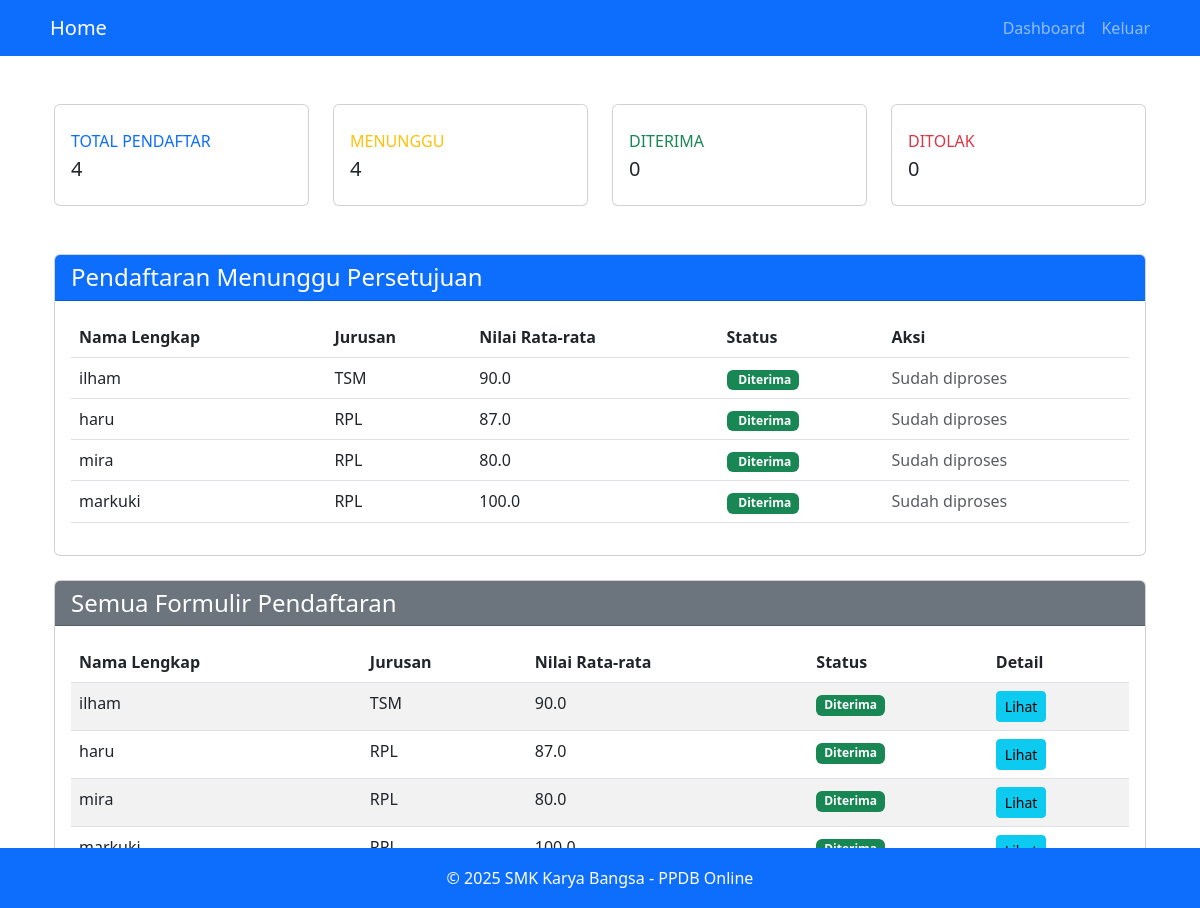
The page /dashboard (signed in) on the database its author committed.
### app/models.py (models this page shows)
class Formulir(db.Model):
    id = db.Column(db.Integer, primary_key=True)
    user_id = db.Column(db.Integer, db.ForeignKey('user.id'), nullable=False)
    nama = db.Column(db.String(100), nullable=False)
    tempat_lahir = db.Column(db.String(100), nullable=False)
    tanggal_lahir = db.Column(db.Date, nullable=False)
    alamat = db.Column(db.String(200), nullable=False)
    asal_sekolah = db.Column(db.String(100), nullable=False)
    kelamin = db.Column(db.String(1), nullable=False)  # 'L' atau 'P'
    agama = db.Column(db.String(20), nullable=False)
    jurusan = db.Column(db.String(10), nullable=False)
    nilai_rata = db.Column(db.Float, default=0.0)
    status = db.Column(db.String(20), default='pending')  # Add this line
    ijazah_filename = db.Column(db.String(200))  # nama file ijazah yang diupload
    created_at = db.Column(db.DateTime, server_default=db.func.now())
    updated_at = db.Column(db.DateTime, server_default=db.func.now(), server_onupdate=db.func.now())

### app/routes/auth.py (the view)
@auth.route('/dashboard')
@login_required
def dashboard():
    if current_user.role == 'admin':
        pending_forms = Formulir.query.join(User).filter(User.is_accepted.is_(None)).all()
        accepted_forms = Formulir.query.join(User).filter(User.is_accepted.is_(True)).all()
        rejected_forms = Formulir.query.join(User).filter(User.is_accepted.is_(False)).all()
        all_forms = Formulir.query.all()
        return render_template('auth/dashboard.html',
                            pending_forms=pending_forms,
                            accepted_forms=accepted_forms,
                            rejected_forms=rejected_forms,
                            all_forms=all_forms)
    else:
        return render_template('auth/dashboard.html',
                            user_form=current_user.formulir)

### app/__init__.py (called while the page is built)
@login_manager.user_loader
def load_user(user_id):
    return User.query.get(int(user_id))

### app/templates/auth/dashboard.html (shortened to what this page needs)
{% extends "base.html" %}
{% block content %}
<div class="container-fluid mt-4">
    {% if current_user.role == 'admin' %}
    <div class="row mb-4">
        <div class="col-xl-3 col-md-6 mb-4">
            <div class="card border-left-primary h-100 py-2">
                <div class="card-body">
                    <div class="row align-items-center">
                        <div class="col">
                            <div class="text-xs font-weight-bold text-primary text-uppercase mb-1">Total Pendaftar</div>
                            <div class="h5 mb-0 font-weight-bold">{{ all_forms|length }}</div>
                        </div>
                    </div>
                </div>
            </div>
        </div>
        <div class="col-xl-3 col-md-6 mb-4">
            <div class="card border-left-warning h-100 py-2">
                <div class="card-body">
                    <div class="row align-items-center">
                        <div class="col">
                            <div class="text-xs font-weight-bold text-warning text-uppercase mb-1">Menunggu</div>
                            <div class="h5 mb-0 font-weight-bold">{{ pending_forms|length }}</div>
                        </div>
                    </div>
                </div>
            </div>
        </div>
        <div class="col-xl-3 col-md-6 mb-4">
            <div class="card border-left-success h-100 py-2">
                <div class="card-body">
                    <div class="row align-items-center">
                        <div class="col">
                            <div class="text-xs font-weight-bold text-success text-uppercase mb-1">Diterima</div>
                            <div class="h5 mb-0 font-weight-bold">{{ accepted_forms|length }}</div>
                        </div>
                    </div>
                </div>
            </div>
        </div>
        <div class="col-xl-3 col-md-6 mb-4">
            <div class="card border-left-danger h-100 py-2">
                <div class="card-body">
                    <div class="row align-items-center">
                        <div class="col">
                            <div class="text-xs font-weight-bold text-danger text-uppercase mb-1">Ditolak</div>
                            <div class="h5 mb-0 font-weight-bold">{{ rejected_forms|length }}</div>
                        </div>
                    </div>
                </div>
            </div>
        </div>
    </div>
    <div class="card mb-4">
        <div class="card-header bg-primary text-white">
        <h4 class="mb-0">Pendaftaran Menunggu Persetujuan</h4>
    </div>
    <div class="card-body">
        {% if pending_forms %}
            <table class="table">
                <thead>
                    <tr>
                        <th>Nama Lengkap</th>
                        <th>Jurusan</th>
                        <th>Nilai Rata-rata</th>
                        <th>Status</th>
                        <th>Aksi</th>
                    </tr>
                </thead>
                <tbody>
                    {% for form in pending_forms %}
                    <tr>
                        <td>{{ form.nama }}</td>
                        <td>{{ form.jurusan }}</td>
                        <td>{{ form.nilai_rata }}</td>
                        <td>
                            {% if form.status == 'pending' %}
                                <span class="badge bg-warning text-dark">
                                    <i class="fas fa-clock me-1"></i> Menunggu
                                </span>
                            {% elif form.status == 'accepted' %}
                                <span class="badge bg-success">
                                     Diterima
                                </span>
                            {% elif form.status == 'rejected' %}
                                <span class="badge bg-danger">
                                    <i class="fas fa-times-circle me-1"></i> Ditolak
                                </span>
                            {% else %}
                                <span class="badge bg-secondary">
                                    <i class="fas fa-question-circle me-1"></i> Tidak Diketahui
                                </span>
                            {% endif %}
                        </td>
                        <td>
                            {% if form.status == 'pending' %}
                                <div class="btn-group">
                                    <form action="{{ url_for('auth.review_application', user_id=form.user.id) }}" method="POST" class="d-inline">
                                        <input type="hidden" name="action" value="accept">
                                        <button class="btn btn-success btn-sm">
                                            <i class="fas fa-check"></i> Terima
                                        </button>
                                    </form>
                                    <form action="{{ url_for('auth.review_application', user_id=form.user.id) }}" method="POST" class="d-inline ms-1">
                                        <input type="hidden" name="action" value="reject">
                                        <button class="btn btn-danger btn-sm">
                                            <i class="fas fa-times"></i> Tolak
                                        </button>
                                    </form>
                                </div>
                            {% else %}
                                <span class="text-muted">Sudah diproses</span>
                            {% endif %}
                        </td>
                    </tr>
                    {% endfor %}
                </tbody>
            </table>
        {% else %}
            <p class="text-muted">Tidak ada pendaftaran yang menunggu persetujuan</p>
        {% endif %}
    </div>
    </div>
    <div class="card">
       <div class="card-header bg-secondary text-white">
        <h4 class="mb-0">Semua Formulir Pendaftaran</h4>
    </div>
    <div class="card-body">
        {% if all_forms %}
            <table class="table table-striped">
                <thead>
                    <tr>
                        <th>Nama Lengkap</th>
                        <th>Jurusan</th>
                        <th>Nilai Rata-rata</th>
                        <th>Status</th>
                        <th>Detail</th>
                    </tr>
                </thead>
                <tbody>
                    {% for form in all_forms %}
                    <tr>
                        <td>{{ form.nama }}</td>
                        <td>{{ form.jurusan }}</td>
                        <td>{{ form.nilai_rata }}</td>
                        <td>
                            {% if form.status == 'pending' %}
                                <span class="badge bg-warning text-dark">Menunggu</span>
                            {% elif form.status == 'accepted' %}
                                <span class="badge bg-success">Diterima</span>
                            {% elif form.status == 'rejected' %}
                                <span class="badge bg-danger">Ditolak</span>
                            {% endif %}
                        </td>
                        <td>
                            <a href="{{ url_for('auth.view_formulir', user_id=form.user.id) }}" class="btn btn-info btn-sm">
                                 Lihat
                            </a>
                        </td>
                    </tr>
                    {% endfor %}
                </tbody>
            </table>
        {% else %}
            <p class="text-muted">Belum ada formulir yang masuk</p>
        {% endif %}
    </div>
    </div>
    {% endif %}
</div>
{% endblock %}

### app/templates/base.html (shortened to what this page needs)
<!DOCTYPE html>
<html>
<head>
    <link href="https://cdn.jsdelivr.net/npm/bootstrap@5.3.0/dist/css/bootstrap.min.css" rel="stylesheet">
</head>
<body>
    <nav class="navbar navbar-expand-lg navbar-dark bg-primary">
        <div class="container">
            <a class="navbar-brand" href="{{ url_for('auth.index') }}">
                Home
            </a>
            <div class="navbar-nav">
                {% if current_user.is_authenticated %}
                    {% if current_user.role == 'admin' %}
                        <a class="nav-link" href="{{ url_for('auth.dashboard') }}">Dashboard</a>
                    {% else %}
                        <a class="nav-link" href="{{ url_for('auth.dashboard') }}">Dashboard</a>
                    {% endif %}
                    <a class="nav-link" href="{{ url_for('auth.logout') }}">Keluar</a>
                {% else %}
                    <a class="nav-link" href="{{ url_for('auth.login') }}">Masuk</a>
                    <a class="nav-link" href="{{ url_for('auth.register') }}">Daftar</a>
                {% endif %}
            </div>
        </div>
    </nav>
    <div class="container mt-4">
        {% block content %}{% endblock %}
    </div>
    <footer class="footer">
        <div class="container">
            <div class="row">
                <div class="col-12 text-center">
                    <span>&copy; 2025 SMK Karya Bangsa - PPDB Online</span>
                </div>
            </div>
        </div>
    </footer>
</body>
</html>

### app/templates/base.html (style rules this page uses)
html { position: relative; min-height: 100%; }
body { margin: 0; padding: 0; min-height: 100vh; display: flex; flex-direction: column; }
.footer { position: absolute; bottom: 0; width: 100%; height: 60px; line-height: 60px; background-color: var(--bs-primary); color: white; }

### rows shown on the page
Formulir: nama "ilham", jurusan "TSM", nilai_rata "90.0", status "Diterima"
Formulir: nama "haru", jurusan "RPL", nilai_rata "87.0", status "Diterima"
Formulir: nama "mira", jurusan "RPL", nilai_rata "80.0", status "Diterima"
Formulir: nama "markuki", jurusan "RPL", nilai_rata "100.0", status "Diterima"

### other values the page prints
{{ all_forms|length }} "4"
{{ pending_forms|length }} "4"
{{ accepted_forms|length }} "0"
{{ rejected_forms|length }} "0"
